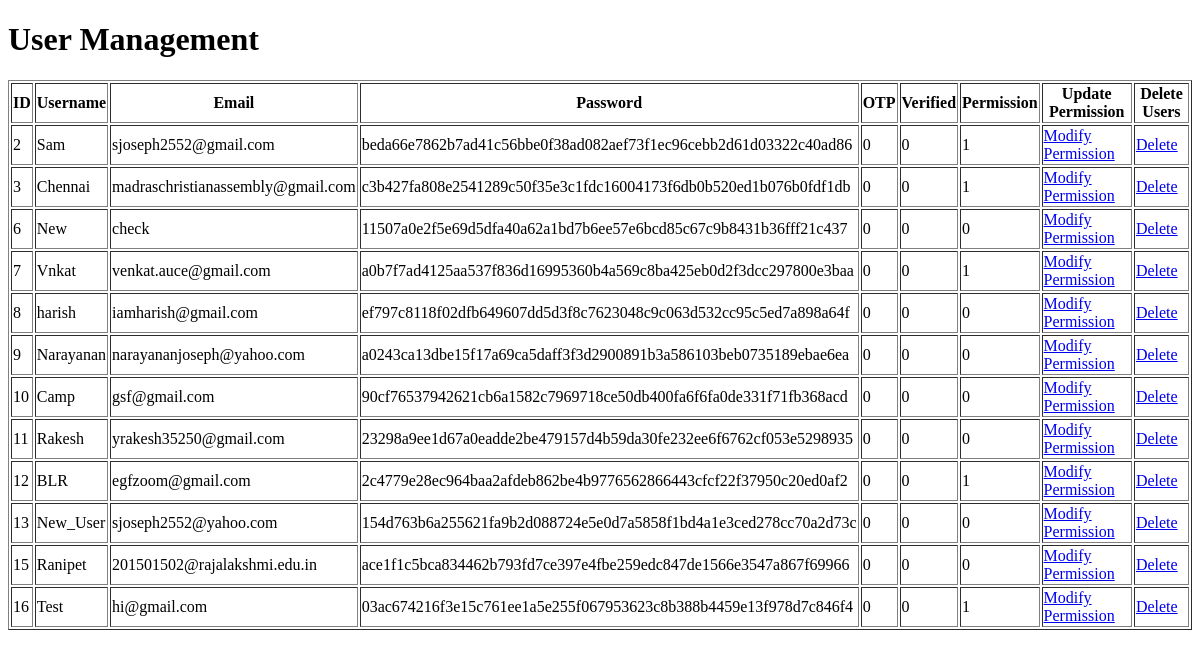
/admin_dashboard (signed in), run on an earlier commit of the app's database.
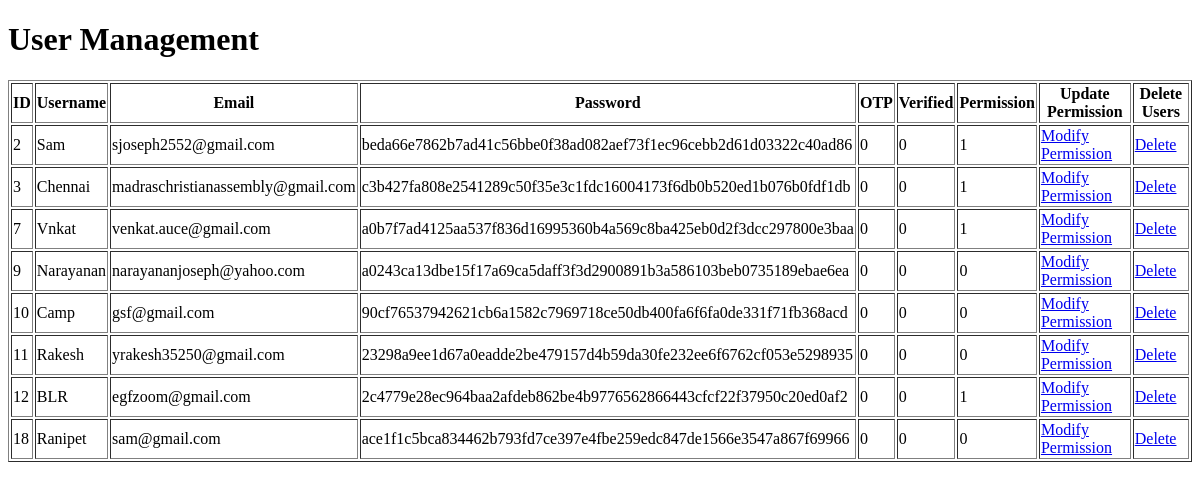
And on a later commit of the database.
### tables this page shows
CREATE TABLE users (
            id INTEGER PRIMARY KEY AUTOINCREMENT,
            username TEXT UNIQUE,
            email TEXT UNIQUE,
            password TEXT,
            otp INTEGER DEFAULT 0,
            verified INTEGER DEFAULT 0,
            permission INTEGER DEFAULT 0
        );

### server.py (the view)
@app.route('/admin_dashboard')
def admin_dashboard():
    if 'username' not in session and session['username'] != "Sam":
        return "Not Authorized"
    conn = sqlite3.connect(DATABASE)
    cursor = conn.cursor()
    cursor.execute('SELECT * from users')
    rows = cursor.fetchall()
    conn.close()
    return render_template("admin_dashboard.html", users=rows)

### templates/admin_dashboard.html (shortened to what this page needs)
<!DOCTYPE html>
<html>
<head>
</head>
<body>
    <h1>User Management</h1>
    <table border="1">
        <tr>
            <th>ID</th>
            <th>Username</th>
            <th>Email</th>
            <th>Password</th>
            <th>OTP</th>
            <th>Verified</th>
            <th>Permission</th>
            <th>Update Permission</th>
            <th>Delete Users</th>
        </tr>
        {% for user in users %}
        <tr>
            <td>{{ user[0] }}</td>
            <td>{{ user[1] }}</td>
            <td>{{ user[2] }}</td>
            <td>{{ user[3] }}</td>
            <td>{{ user[4] }}</td>
            <td>{{ user[5] }}</td>
            <td>{{ user[6] }}</td>
            <td><a href="{{ url_for('modify_user', user_id=user[0]) }}">Modify Permission</a></td>
            <td><a href="{{ url_for('delete_user', user_id=user[0]) }}" onclick="return confirm('Are you sure you want to delete this user?')">Delete</a></td>
        </tr>
        {% endfor %}
    </table>
</body>
</html>

What changed in the data, as far as the page shows it:
removed users: id "6", username "New", email "check", password "11507a0e2f5e69d5dfa40a62a1bd7b6ee57e6bcd85c67c9b8431b36fff21c437", otp "0", verified "0", permission "0"
removed users: id "8", username "harish", email "iamharish@gmail.com", password "ef797c8118f02dfb649607dd5d3f8c7623048c9c063d532cc95c5ed7a898a64f", otp "0", verified "0", permission "0"
removed users: id "13", username "New_User", email "sjoseph2552@yahoo.com", password "154d763b6a255621fa9b2d088724e5e0d7a5858f1bd4a1e3ced278cc70a2d73c", otp "0", verified "0", permission "0"
removed users: id "15", username "Ranipet", email "201501502@rajalakshmi.edu.in", password "ace1f1c5bca834462b793fd7ce397e4fbe259edc847de1566e3547a867f69966", otp "0", verified "0", permission "0"
removed users: id "16", username "Test", email "hi@gmail.com", password "03ac674216f3e15c761ee1a5e255f067953623c8b388b4459e13f978d7c846f4", otp "0", verified "0", permission "1"
added users: id "18", username "Ranipet", email "sam@gmail.com", password "ace1f1c5bca834462b793fd7ce397e4fbe259edc847de1566e3547a867f69966", otp "0", verified "0", permission "0"
